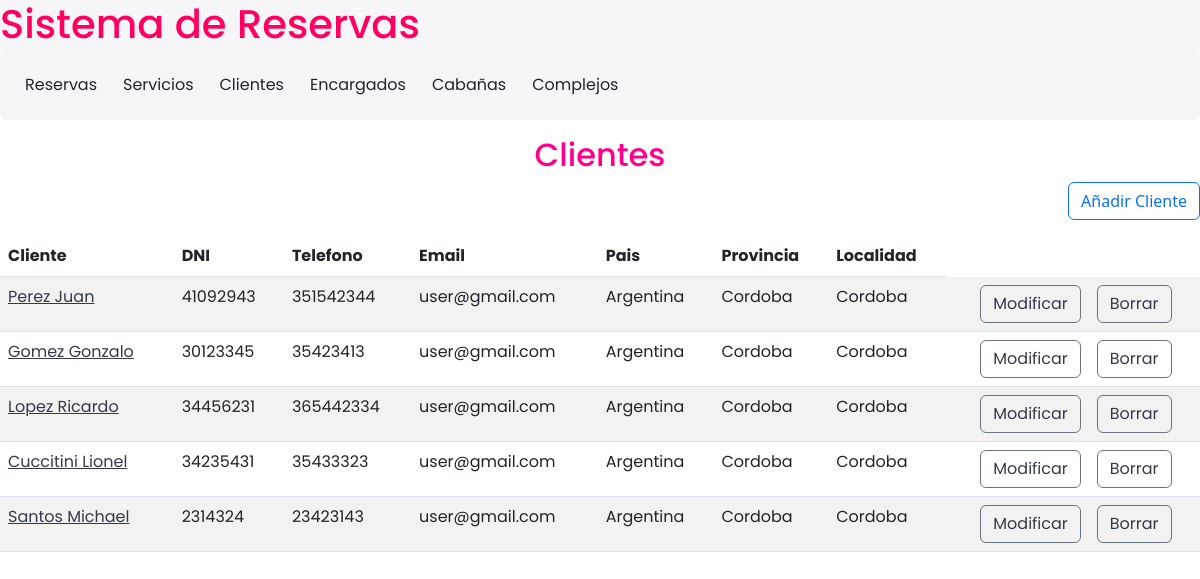
Page /clientes/ on the earlier database version.
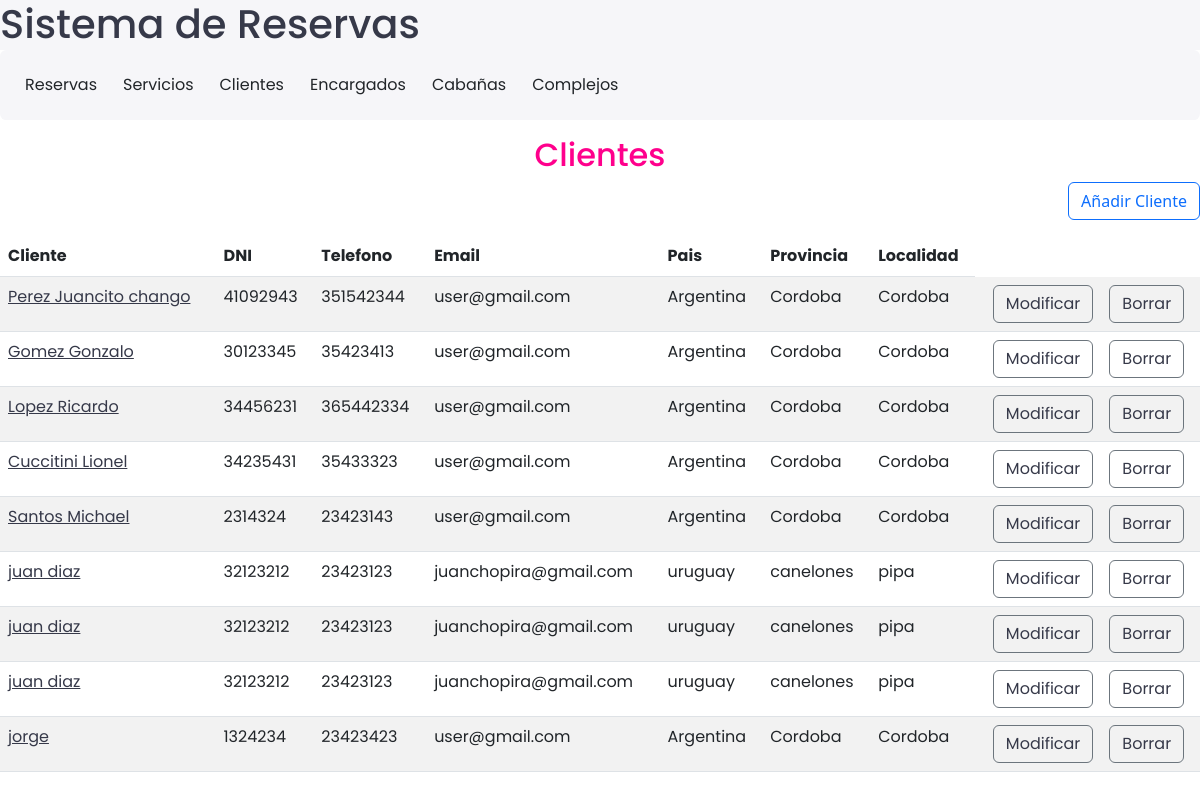
Same page on the later database version.
### reservas/models.py (models this page shows, shortened)
class Cliente(models.Model):
    dni = models.IntegerField()
    apellido_nombre = models.CharField(max_length=100)
    telefono = models.CharField(max_length=30)
    email = models.CharField(max_length=50, default="user@gmail.com")
    pais = models.CharField(max_length=30, default="Argentina")
    provincia = models.CharField(max_length=30, default="Cordoba")
    localidad = models.CharField(max_length=30, default="Cordoba")

### reservas/views.py (the view)
# urls.py: path('clientes/', views.tabla_clientes, name='tabla_clientes'),
def tabla_clientes(request):
    clientes = Cliente.objects.all()
    context = {'clientes': clientes}
    return render(request, 'clientes.html', context)

### reservas/templates/clientes.html
{% include 'navbar.html' %}
{% load static %}
{% block content %}
<h2 class="titulo">Clientes</h2>
<div class="d-flex justify-content-end align-items-end"><a class="btn btn-outline-primary" href="/clientes/clienteNuevo/">Añadir Cliente</a></div>
<table class="table table-striped table-hover">
    <thead>
        <tr>
            <th>Cliente</th>
            <th>DNI</th>
            <th>Telefono</th>
            <th>Email</th>
            <th>Pais</th>
            <th>Provincia</th>
            <th>Localidad</th>
        </tr>
    </thead>
    <tbody>
        {% for cliente in clientes %}
        <tr class="filas">
            <td><a href="{% url 'detalle_cliente' cliente.id %}">{{ cliente.apellido_nombre }}</a></td>
            <td>{{ cliente.dni }}</td>
            <td>{{ cliente.telefono }}</td>
            <td>{{ cliente.email }}</td>
            <td>{{ cliente.pais }}</td>
            <td>{{ cliente.provincia }}</td>
            <td>{{ cliente.localidad }}</td>
            <td class="d-flex justify-content-end align-items-end"><a class="btn btn-outline-secondary" href="/clientes/clienteModif/{{ cliente.id }}"> Modificar</td>
            <td><a class="btn btn-outline-secondary" href="/clientes/clienteBorrar/{{ cliente.id }}">Borrar</a></td>
        {% endfor %}
    </tbody>
</table>
{% endblock %}

### reservas/templates/navbar.html (shortened to what this page needs)
{% extends 'base.html' %}
{% load static %}
{% block content %}
<header>
    <h1>Sistema de Reservas</h1>
</header>
<nav class="navbar navbar-expand-lg">
    <div class="container-fluid">
        <div class="navbar collapse navbar-collapse" id="navbarSupportedContent" >
            <ul class="navbar-nav me-auto mb-2 mb-lg-0">
                <li class="nav-item">
                    <a class="btn" id="reservasBtn" href="/reservas">Reservas</a>
                </li>
                <li class="nav-item">
                    <a class="btn" id="serviciosBtn" href="/servicios">Servicios</a>
                </li>
                <li class="nav-item">
                    <a class="btn" id="clientesBtn" href="/clientes">Clientes</a>
                </li>
                <li class="nav-item">
                    <a class="btn" id="encargadosBtn" href="/encargados">Encargados</a>
                </li>
                <li class="nav-item">
                    <a class="btn" id="cabaniasBtn" href="/cabanias">Cabañas</a>
                </li>
                <li class="nav-item">
                    <a class="btn" id="complejosBtn" href="/complejos">Complejos</a>
                </li>
            </ul>
        </div>
    </div>
</nav>
{% endblock %}

### reservas/templates/base.html (shortened to what this page needs)
{% load static %}
<!DOCTYPE html>
<html lang="es">
<head>
    <link rel="stylesheet" href="{% static 'css/styles.css'%}">
    <link href="https://cdn.jsdelivr.net/npm/bootstrap@5.3.0/dist/css/bootstrap.min.css" rel="stylesheet">
</head>
<body>
    {% block content %}
    {% endblock %}
</body>
</html>

### reservas/static/css/styles.css (style rules this page uses)
:root { --font-family: 'poppins' sans-serif ; --color-primary: #6C9BCF; --color-danger: #ff008c; --color-success: #1B9C85; --color-warning: #F7D060; --color-white: #fff; --color-info-dark: #7d8da1; --color-dark: #363949; --color-light: rgba(132, 139, 200, 0.18); --color-dark-variant: #677483; --color-background: #f6f6f9; --card-border-radius: 2rem; --border-radius-1: 0.4rem; --border-radius-2: 1.2rem; --card-padding: 1.8rem; --padding-1: 1.2rem; --box-shadow: 0 2rem 3rem var(--color-light); }
body { min-height: 100vh; display: flex; flex-direction: column; background-color: var(--color-background); }
nav { background-color: var(--color-background); display: flex; flex-direction: row; }
.navbar { color: var(--color-background); border-radius: var(--border-radius-1); font-family: 'poppins', sans-serif; transition: all 0.3s ease; }
.nav-item { border-radius: var(--card-border-radius); }
header { background-color: var(--color-background); color: var(--color-dark); margin: 0rem; height: 3.125rem; font-family: 'poppins', sans-serif; }
.titulo { color: var(--color-danger); text-align: center; font-family: 'poppins', sans-serif; margin-top: 1rem; }
.table-hover { font-family: 'poppins', sans-serif; margin-top: 1rem; }
.table-striped tbody a { color: var(--color-dark); }
.btn { background-color: #000000; }

Differences in the rows shown:
changed Cliente: apellido_nombre "Perez Juan" → "Perez Juancito chango"
added Cliente: apellido_nombre "juan diaz", dni "32123212", telefono "23423123", email "juanchopira@gmail.com", pais "uruguay", provincia "canelones", localidad "pipa"
added Cliente: apellido_nombre "juan diaz", dni "32123212", telefono "23423123", email "juanchopira@gmail.com", pais "uruguay", provincia "canelones", localidad "pipa"
added Cliente: apellido_nombre "juan diaz", dni "32123212", telefono "23423123", email "juanchopira@gmail.com", pais "uruguay", provincia "canelones", localidad "pipa"
added Cliente: apellido_nombre "jorge", dni "1324234", telefono "23423423", email "user@gmail.com", pais "Argentina", provincia "Cordoba", localidad "Cordoba"
